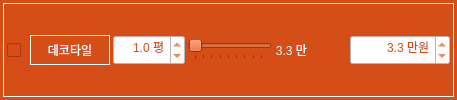
              <widget class="QFrame" name="frame_119">
               <property name="minimumSize">
                <size>
                 <width>0</width>
                 <height>30</height>
                </size>
               </property>
               <property name="maximumSize">
                <size>
                 <width>16777215</width>
                 <height>16777215</height>
                </size>
               </property>
               <property name="font">
                <font>
                 <family>나눔고딕 ExtraBold</family>
                 <pointsize>9</pointsize>
                 <weight>9</weight>
                 <italic>false</italic>
                 <bold>false</bold>
                </font>
               </property>
               <property name="styleSheet">
                <string notr="true">background-color: rgb(213, 77, 23);
font: 75 9pt &quot;나눔고딕 ExtraBold&quot;;</string>
               </property>
               <layout class="QHBoxLayout" name="horizontalLayout_266">
                <property name="leftMargin">
                 <number>3</number>
                </property>
                <property name="topMargin">
                 <number>3</number>
                </property>
                <property name="rightMargin">
                 <number>3</number>
                </property>
                <property name="bottomMargin">
                 <number>3</number>
                </property>
                <item>
                 <widget class="QFrame" name="horizontalFrame_23">
                  <property name="styleSheet">
                   <string notr="true">color: rgb(255, 255, 255);</string>
                  </property>
                  <property name="frameShape">
                   <enum>QFrame::Box</enum>
                  </property>
                  <layout class="QHBoxLayout" name="horizontalLayout_94">
                   <property name="spacing">
                    <number>3</number>
                   </property>
                   <property name="leftMargin">
                    <number>3</number>
                   </property>
                   <property name="topMargin">
                    <number>3</number>
                   </property>
                   <property name="rightMargin">
                    <number>3</number>
                   </property>
                   <property name="bottomMargin">
                    <number>3</number>
                   </property>
                   <item>
                    <widget class="QCheckBox" name="checkBox_wall_decotile">
                     <property name="enabled">
                      <bool>true</bool>
                     </property>
                     <property name="minimumSize">
                      <size>
                       <width>20</width>
                       <height>30</height>
                      </size>
                     </property>
                     <property name="maximumSize">
                      <size>
                       <width>16777215</width>
                       <height>16777215</height>
                      </size>
                     </property>
                     <property name="styleSheet">
                      <string notr="true">color: rgb(255, 255, 255);</string>
                     </property>
                     <property name="text">
                      <string/>
                     </property>
                     <property name="checked">
                      <bool>false</bool>
                     </property>
                     <property name="tristate">
                      <bool>false</bool>
                     </property>
                    </widget>
                   </item>
                   <item>
                    <widget class="QLabel" name="label_35">
                     <property name="sizePolicy">
                      <sizepolicy hsizetype="Preferred" vsizetype="Fixed">
                       <horstretch>0</horstretch>
                       <verstretch>0</verstretch>
                      </sizepolicy>
                     </property>
                     <property name="minimumSize">
                      <size>
                       <width>80</width>
                       <height>30</height>
                      </size>
                     </property>
                     <property name="maximumSize">
                      <size>
                       <width>80</width>
                       <height>16777215</height>
                      </size>
                     </property>
                     <property name="font">
                      <font>
                       <family>나눔고딕 ExtraBold</family>
                       <pointsize>9</pointsize>
                       <weight>9</weight>
                       <italic>false</italic>
                       <bold>false</bold>
                      </font>
                     </property>
                     <property name="styleSheet">
                      <string notr="true">background-color: rgb(213, 77, 23);
color: rgb(255, 255, 255);</string>
                     </property>
                     <property name="frameShape">
                      <enum>QFrame::Box</enum>
                     </property>
                     <property name="text">
                      <string>데코타일</string>
                     </property>
                     <property name="alignment">
                      <set>Qt::AlignCenter</set>
                     </property>
                    </widget>
                   </item>
                   <item>
                    <widget class="QDoubleSpinBox" name="doubleSpinBox_floor_area_decotile">
                     <property name="minimumSize">
                      <size>
                       <width>70</width>
                       <height>30</height>
                      </size>
                     </property>
                     <property name="styleSheet">
                      <string notr="true">background-color: rgb(255, 255, 255);
color: rgb(213, 77, 23);</string>
                     </property>
                     <property name="alignment">
                      <set>Qt::AlignRight|Qt::AlignTrailing|Qt::AlignVCenter</set>
                     </property>
                     <property name="prefix">
                      <string/>
                     </property>
                     <property name="suffix">
                      <string> 평</string>
                     </property>
                     <property name="decimals">
                      <number>1</number>
                     </property>
                     <property name="minimum">
                      <double>0.100000000000000</double>
                     </property>
                     <property name="maximum">
                      <double>100.000000000000000</double>
                     </property>
                     <property name="singleStep">
                      <double>0.200000000000000</double>
                     </property>
                     <property name="value">
                      <double>1.000000000000000</double>
                     </property>
                    </widget>
                   </item>
                   <item>
                    <widget class="QSlider" name="horizontalSlider_floor_decotile">
                     <property name="minimum">
                      <number>33</number>
                     </property>
                     <property name="maximum">
                      <number>75</number>
                     </property>
                     <property name="singleStep">
                      <number>1</number>
                     </property>
                     <property name="pageStep">
                      <number>1</number>
                     </property>
                     <property name="value">
                      <number>33</number>
                     </property>
                     <property name="orientation">
                      <enum>Qt::Horizontal</enum>
                     </property>
                     <property name="invertedAppearance">
                      <bool>false</bool>
                     </property>
                     <property name="invertedControls">
                      <bool>false</bool>
                     </property>
                     <property name="tickPosition">
                      <enum>QSlider::TicksBelow</enum>
                     </property>
                     <property name="tickInterval">
                      <number>5</number>
                     </property>
                    </widget>
                   </item>
                   <item>
                    <widget class="QLabel" name="label_floor_decotile">
                     <property name="minimumSize">
                      <size>
                       <width>30</width>
                       <height>0</height>
                      </size>
                     </property>
                     <property name="text">
                      <string>3.3 만</string>
                     </property>
                     <property name="alignment">
                      <set>Qt::AlignRight|Qt::AlignTrailing|Qt::AlignVCenter</set>
                     </property>
                    </widget>
                   </item>
                   <item>
                    <spacer name="horizontalSpacer_28">
                     <property name="orientation">
                      <enum>Qt::Horizontal</enum>
                     </property>
                     <property name="sizeType">
                      <enum>QSizePolicy::Preferred</enum>
                     </property>
                     <property name="sizeHint" stdset="0">
                      <size>
                       <width>40</width>
                       <height>20</height>
                      </size>
                     </property>
                    </spacer>
                   </item>
                   <item>
                    <widget class="QDoubleSpinBox" name="doubleSpinBox_floor_cost_decotile">
                     <property name="minimumSize">
                      <size>
                       <width>100</width>
                       <height>30</height>
                      </size>
                     </property>
                     <property name="styleSheet">
                      <string notr="true">background-color: rgb(255, 255, 255);
color: rgb(213, 77, 23);</string>
                     </property>
                     <property name="alignment">
                      <set>Qt::AlignRight|Qt::AlignTrailing|Qt::AlignVCenter</set>
                     </property>
                     <property name="prefix">
                      <string/>
                     </property>
                     <property name="suffix">
                      <string> 만원</string>
                     </property>
                     <property name="decimals">
                      <number>1</number>
                     </property>
                     <property name="minimum">
                      <double>1.000000000000000</double>
                     </property>
                     <property name="maximum">
                      <double>1500.000000000000000</double>
                     </property>
                     <property name="singleStep">
                      <double>10.000000000000000</double>
                     </property>
                     <property name="value">
                      <double>3.300000000000000</double>
                     </property>
                    </widget>
                   </item>
                  </layout>
                 </widget>
                </item>
               </layout>
              </widget>
